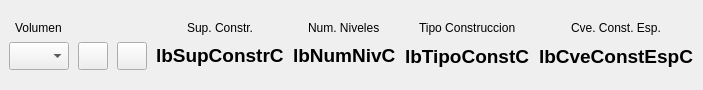
                   <widget class="QWidget" name="widget_9" native="true">
                    <property name="maximumSize">
                     <size>
                      <width>16777215</width>
                      <height>90</height>
                     </size>
                    </property>
                    <layout class="QGridLayout" name="gridLayout_21">
                     <property name="leftMargin">
                      <number>9</number>
                     </property>
                     <property name="topMargin">
                      <number>20</number>
                     </property>
                     <property name="rightMargin">
                      <number>9</number>
                     </property>
                     <property name="bottomMargin">
                      <number>20</number>
                     </property>
                     <property name="horizontalSpacing">
                      <number>9</number>
                     </property>
                     <item row="0" column="0" alignment="Qt::AlignHCenter">
                      <widget class="QLabel" name="label_41">
                       <property name="text">
                        <string>Volumen</string>
                       </property>
                      </widget>
                     </item>
                     <item row="0" column="3" alignment="Qt::AlignHCenter">
                      <widget class="QLabel" name="label_51">
                       <property name="text">
                        <string>Sup. Constr.</string>
                       </property>
                      </widget>
                     </item>
                     <item row="0" column="4" alignment="Qt::AlignHCenter">
                      <widget class="QLabel" name="label_64">
                       <property name="text">
                        <string>Num. Niveles</string>
                       </property>
                      </widget>
                     </item>
                     <item row="1" column="0">
                      <widget class="QComboBox" name="cmbVolumenC">
                       <property name="minimumSize">
                        <size>
                         <width>0</width>
                         <height>28</height>
                        </size>
                       </property>
                       <property name="maximumSize">
                        <size>
                         <width>60</width>
                         <height>28</height>
                        </size>
                       </property>
                       <property name="font">
                        <font>
                         <pointsize>14</pointsize>
                         <weight>75</weight>
                         <bold>true</bold>
                        </font>
                       </property>
                       <property name="styleSheet">
                        <string notr="true">QComboBox QAbstractItemView::item { min-height: 25;}
QListView{color: black ; font-size: 16px; outline:none; font-weight:bold}QListView::item:selected { color: red; background-color: lightgray;}</string>
                       </property>
                      </widget>
                     </item>
                     <item row="1" column="1" alignment="Qt::AlignVCenter">
                      <widget class="QPushButton" name="btnAddConstC">
                       <property name="minimumSize">
                        <size>
                         <width>30</width>
                         <height>28</height>
                        </size>
                       </property>
                       <property name="maximumSize">
                        <size>
                         <width>30</width>
                         <height>28</height>
                        </size>
                       </property>
                       <property name="text">
                        <string/>
                       </property>
                       <property name="icon">
                        <iconset>
                         <normaloff>:/cedula/icons/add.png</normaloff>:/cedula/icons/add.png</iconset>
                       </property>
                      </widget>
                     </item>
                     <item row="1" column="2">
                      <widget class="QPushButton" name="btnDelConstrC">
                       <property name="minimumSize">
                        <size>
                         <width>30</width>
                         <height>28</height>
                        </size>
                       </property>
                       <property name="maximumSize">
                        <size>
                         <width>30</width>
                         <height>28</height>
                        </size>
                       </property>
                       <property name="text">
                        <string/>
                       </property>
                       <property name="icon">
                        <iconset>
                         <normaloff>:/cedula/icons/remove_one.png</normaloff>:/cedula/icons/remove_one.png</iconset>
                       </property>
                      </widget>
                     </item>
                     <item row="1" column="3" alignment="Qt::AlignHCenter|Qt::AlignVCenter">
                      <widget class="QLabel" name="lbSupConstrC">
                       <property name="font">
                        <font>
                         <pointsize>14</pointsize>
                         <weight>75</weight>
                         <bold>true</bold>
                        </font>
                       </property>
                       <property name="text">
                        <string>lbSupConstrC</string>
                       </property>
                      </widget>
                     </item>
                     <item row="1" column="4" alignment="Qt::AlignHCenter|Qt::AlignVCenter">
                      <widget class="QLabel" name="lbNumNivC">
                       <property name="font">
                        <font>
                         <pointsize>14</pointsize>
                         <weight>75</weight>
                         <bold>true</bold>
                        </font>
                       </property>
                       <property name="text">
                        <string>lbNumNivC</string>
                       </property>
                      </widget>
                     </item>
                     <item row="0" column="5" alignment="Qt::AlignHCenter">
                      <widget class="QLabel" name="label_77">
                       <property name="text">
                        <string>Tipo Construccion</string>
                       </property>
                      </widget>
                     </item>
                     <item row="1" column="5" alignment="Qt::AlignHCenter">
                      <widget class="QLabel" name="lbTipoConstC">
                       <property name="font">
                        <font>
                         <pointsize>14</pointsize>
                         <weight>75</weight>
                         <bold>true</bold>
                        </font>
                       </property>
                       <property name="text">
                        <string>lbTipoConstC</string>
                       </property>
                      </widget>
                     </item>
                     <item row="1" column="6" alignment="Qt::AlignHCenter">
                      <widget class="QLabel" name="lbCveConstEspC">
                       <property name="font">
                        <font>
                         <pointsize>14</pointsize>
                         <weight>75</weight>
                         <bold>true</bold>
                        </font>
                       </property>
                       <property name="text">
                        <string>lbCveConstEspC</string>
                       </property>
                      </widget>
                     </item>
                     <item row="0" column="6" alignment="Qt::AlignHCenter">
                      <widget class="QLabel" name="lbCveConstEspC_2">
                       <property name="text">
                        <string>Cve. Const. Esp.</string>
                       </property>
                      </widget>
                     </item>
                    </layout>
                   </widget>
